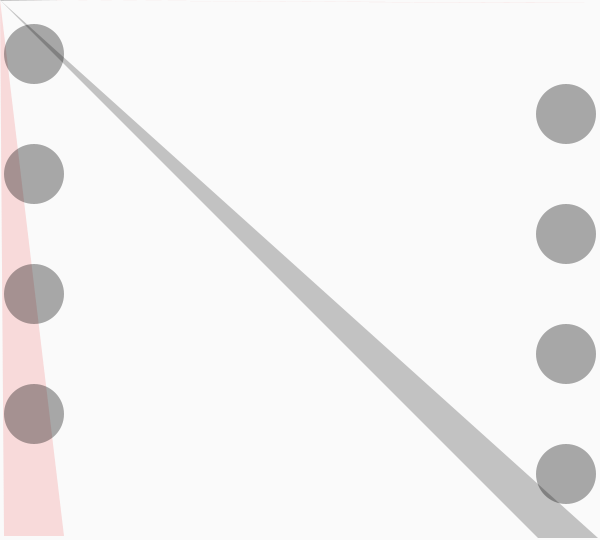
Frame 1 (no input)
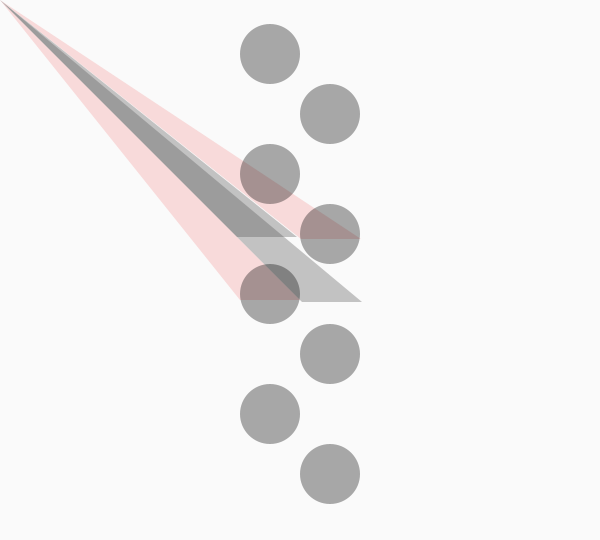
Frame 60 (the mouse pressed at the canvas centre just before this capture)
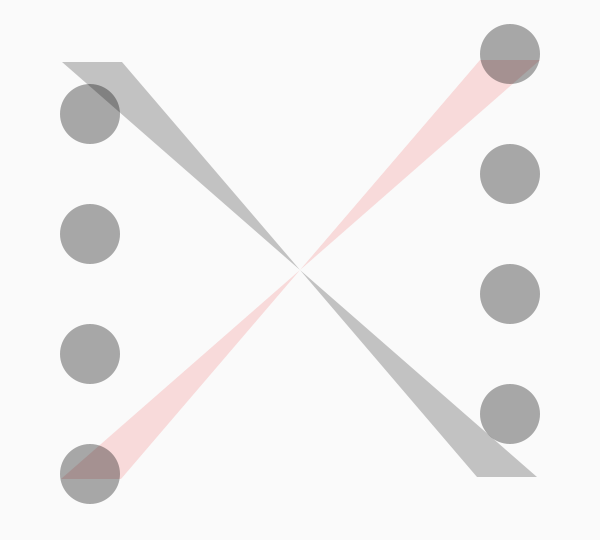
Frame 120 (the mouse held since frame 60 and released just before this capture)

The Processing sketch that drew these frames (run headless with seeded random() and noise(); from frame 60 on, the mouse is pressed at the canvas centre):

// Processing sketch: processing_160725
// ── processing_160725.pde

int x; //x position of triangle
int y; //y position of triangle
int x1; //x position of circle
int a; //length of one side of triangle, radius of circle
int xSpeed;
int ySpeed;
int cSpeed; //speed for circles
int R;
int G;
int B;


void setup() {
  x = 0;
  y = 0;
  x1 = a = 30;
  xSpeed = 1;
  ySpeed = 1;
  cSpeed = 4;

  size(600, 540);
}


void draw() {
  background(250);
  noStroke();
  smooth();


  //triangle in upper left corner
  x+=xSpeed;
  y+=ySpeed;

  fill(80, 85);
  triangle(x, y, x + 2*a, y, mouseX, mouseY);

  //impact with diagonal corner
  if ( x + 2*a >= width  || x <= 0) {
    xSpeed*=-1;
    ySpeed*=-1;
  }


  //triangle in lower right corner
  x-=-xSpeed;
  y-=-ySpeed;

  fill(80, 85);
  triangle(width - x, height - y, width-x - 2*a, height-y, mouseX, mouseY);

  //impact with diagonal corner
  if ( x + 2*a >= width  || x <= 0) {
    xSpeed*=-1;
    ySpeed*=-1;
  }


  //triangle in upper right corner
  x+=xSpeed;
  y-=-ySpeed;

  fill(242, 152, 152, 85);
  triangle(width - x, y, width-x - 2*a, y, mouseX, mouseY);

  //impact with diagonal corner
  if ( x + 2*a >= width  || x <= 0) {
    xSpeed*=-1;
    ySpeed*=-1;
  }


  //triangle in lower left corner
  x-=-xSpeed;
  y+=+ySpeed;

  fill(242, 152, 152, 85);
  triangle(x, height - y, x + 2*a, height-y, mouseX, mouseY);

  //impact with diagonal corner
  if ( x + 2*a >= width  || x <= 0) {
    xSpeed*=-1;
    ySpeed*=-1;
  }


  //ellipses
  x1+=cSpeed;

  //grey ellipses

  fill(R, G, B, 85);
  ellipse(x1, height/10, 2*a, 2*a);

  pushMatrix();
  translate(0, 4*a);
  ellipse(x1, height/10, 2*a, 2*a);
  popMatrix();

  pushMatrix();
  translate(0, 8*a);
  ellipse(x1, height/10, 2*a, 2*a);
  popMatrix();

  pushMatrix();
  translate(0, 12*a);
  ellipse(x1, height/10, 2*a, 2*a);
  popMatrix();

  //pink ellipses

  fill(R, G, B, 85);
  ellipse(width-x1, height/10+2*a, 2*a, 2*a);

  pushMatrix();
  translate(0, 4*a);
  ellipse(width-x1, height/10+2*a, 2*a, 2*a);
  popMatrix();

  pushMatrix();
  translate(0, 8*a);
  ellipse(width-x1, height/10+2*a, 2*a, 2*a);
  popMatrix();

  pushMatrix();
  translate(0, 12*a);
  ellipse(width-x1, height/10+2*a, 2*a, 2*a);
  popMatrix();

  pushMatrix();
  translate(0, 16*a);
  ellipse(width-x1, height/10+2*a, 2*a, 2*a);
  popMatrix();

  //color change to pink when impact on the right border
  if (x1>=width-a) {
    R = 242;
    G = 152;
    B = 152;
    cSpeed*=-1;
  }

  //color change to grey when impact on the left border
  if (x1<=a) {
    R = G = B = 80;
    cSpeed*=-1;
  }
}
